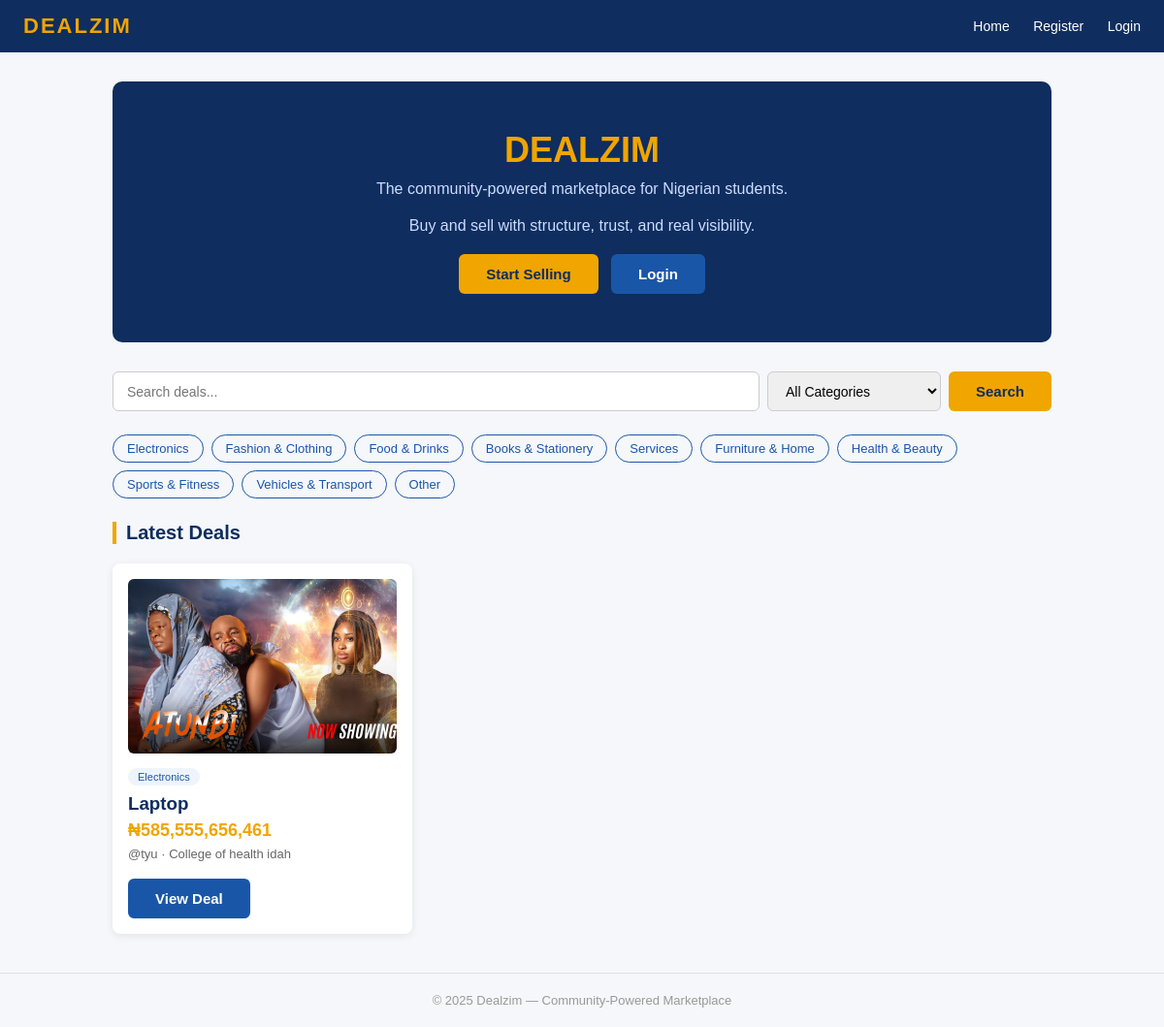
The page / on the database its author committed.
### models.py (models this page shows, shortened)
class Listing(db.Model):
    id = db.Column(db.Integer, primary_key=True)
    title = db.Column(db.String(120), nullable=False)
    price = db.Column(db.Float, nullable=False)
    description = db.Column(db.Text, nullable=False)
    location = db.Column(db.String(100), nullable=False)
    category = db.Column(db.String(50), default='Other')
    image = db.Column(db.String(200), default='no-image.png')
    is_approved = db.Column(db.Boolean, default=True)
    date_posted = db.Column(db.DateTime, default=datetime.utcnow)
    user_id = db.Column(db.Integer, db.ForeignKey('user.id'), nullable=False)

class User(UserMixin, db.Model):
    id = db.Column(db.Integer, primary_key=True)
    fullname = db.Column(db.String(100), nullable=False)
    username = db.Column(db.String(50), unique=True, nullable=False)
    whatsapp = db.Column(db.String(20), nullable=False)
    location = db.Column(db.String(100), nullable=False)
    password = db.Column(db.String(200), nullable=False)
    role = db.Column(db.String(20), default='both')
    is_banned = db.Column(db.Boolean, default=False)
    joined = db.Column(db.DateTime, default=datetime.utcnow)
    listings = db.relationship('Listing', backref='owner', lazy=True)

### app.py (the view)
@app.route('/')
def home():
    search = request.args.get('search', '').strip()
    category = request.args.get('category', '').strip()
    query = Listing.query.filter_by(is_approved=True)
    if search:
        query = query.filter(
            Listing.title.ilike(f'%{search}%') |
            Listing.description.ilike(f'%{search}%') |
            Listing.location.ilike(f'%{search}%')
        )
    if category:
        query = query.filter_by(category=category)
    listings = query.order_by(Listing.date_posted.desc()).all()
    return render_template('home.html',
                           listings=listings,
                           categories=CATEGORIES,
                           search=search,
                           selected_category=category)

### templates/home.html (shortened to what this page needs)
{% extends 'base.html' %}
{% block content %}
<div class="hero">
    <h1>DEALZIM</h1>
    <p>The community-powered marketplace for Nigerian students.</p>
    <p>Buy and sell with structure, trust, and real visibility.</p>
    {% if current_user.is_authenticated %}
        <a href="/post" class="btn btn-primary">+ Post a Deal</a>
    {% else %}
        <a href="/register" class="btn btn-primary">Start Selling</a>
        <a href="/login" class="btn btn-secondary">Login</a>
    {% endif %}
</div>
<form method="GET" action="/" style="margin-bottom:24px;">
    <div style="display:flex; gap:8px; flex-wrap:wrap;">
        <input type="text"
               name="search"
               value="{{ search }}"
               placeholder="Search deals..."
               style="flex:1; padding:10px 14px; border:1px solid #ccc;
                      border-radius:6px; font-size:14px; min-width:180px;">
        <select name="category"
                style="padding:10px 14px; border:1px solid #ccc;
                       border-radius:6px; font-size:14px;">
            <option value="">All Categories</option>
        </select>
        <button type="submit" class="btn btn-primary">Search</button>
    </div>
</form>
<div style="display:flex; gap:8px; flex-wrap:wrap; margin-bottom:24px;">
    {% for cat in categories %}
        <a href="/category/{{ cat }}"
           style="padding:6px 14px; border-radius:20px; font-size:13px;
                  text-decoration:none; border:1px solid #1A56A8;
                  color:#1A56A8; white-space:nowrap;">
            {{ cat }}
        </a>
    {% endfor %}
</div>
<div class="section-title">
    {% if search or selected_category %}Results{% else %}Latest Deals{% endif %}
</div>
{% if listings %}
    <div class="listings-grid">
        {% for item in listings %}
        <div class="card">
            {% if item.image != 'no-image.png' %}
                <img src="{{ url_for('static', filename='uploads/' + item.image) }}"
                     style="width:100%; height:180px; object-fit:cover;
                            border-radius:6px; margin-bottom:10px;">
            {% endif %}
            <div style="display:inline-block; padding:3px 10px; border-radius:12px;
                        background:#EEF4FB; color:#1A56A8; font-size:11px;
                        margin-bottom:8px;">
                {{ item.category }}
            </div>
            <h3>{{ item.title }}</h3>
            <div class="price">₦{{ "{:,.0f}".format(item.price) }}</div>
            <div class="seller">
                @{{ item.owner.username }} · {{ item.location }}
            </div>
            <a href="/listing/{{ item.id }}"
               class="btn btn-secondary"
               style="margin-top:8px; display:inline-block;">
                View Deal
            </a>
        </div>
        {% endfor %}
    </div>
{% endif %}
{% endblock %}

### static/css/style.css (style rules this page uses)
* { margin: 0; padding: 0; box-sizing: border-box; }
body { font-family: Arial, sans-serif; background-color: #f5f7fa; color: #333333; min-height: 100vh; }
.hero { background-color: #0F2D5E; color: white; padding: 50px 30px; border-radius: 10px; text-align: center; margin-bottom: 30px; }
.hero h1 { font-size: 36px; color: #F0A500; margin-bottom: 10px; }
.hero p { font-size: 16px; margin-bottom: 20px; color: #ccddff; }
.btn { display: inline-block; padding: 12px 28px; border-radius: 6px; font-size: 15px; font-weight: bold; text-decoration: none; cursor: pointer; border: none; }
.btn-primary { background-color: #F0A500; color: #0F2D5E; }
.btn-secondary { background-color: #1A56A8; color: white; }
.listings-grid { display: grid; grid-template-columns: repeat(auto-fill, minmax(280px, 1fr)); gap: 20px; margin-top: 20px; }
.card { background: white; border-radius: 8px; padding: 16px; box-shadow: 0 2px 8px rgba(0,0,0,0.08); }
.card h3 { color: #0F2D5E; margin-bottom: 6px; }
.card .price { color: #F0A500; font-size: 18px; font-weight: bold; margin-bottom: 6px; }
.card .seller { font-size: 13px; color: #666666; margin-bottom: 10px; }
.card a { text-decoration: none; }
.section-title { font-size: 20px; font-weight: bold; color: #0F2D5E; margin-bottom: 16px; border-left: 4px solid #F0A500; padding-left: 10px; }

### rows shown on the page
Listing: image (picture), category "Electronics", title "Laptop", price "585,555,656,461", owner.username "tyu", location "College of health idah"

### other values the page prints
{{ cat }} "Electronics" "Fashion & Clothing" "Food & Drinks" "Books & Stationery" "Services" "Furniture & Home" "Health & Beauty" "Sports & Fitness" "Vehicles & Transport" "Other"
